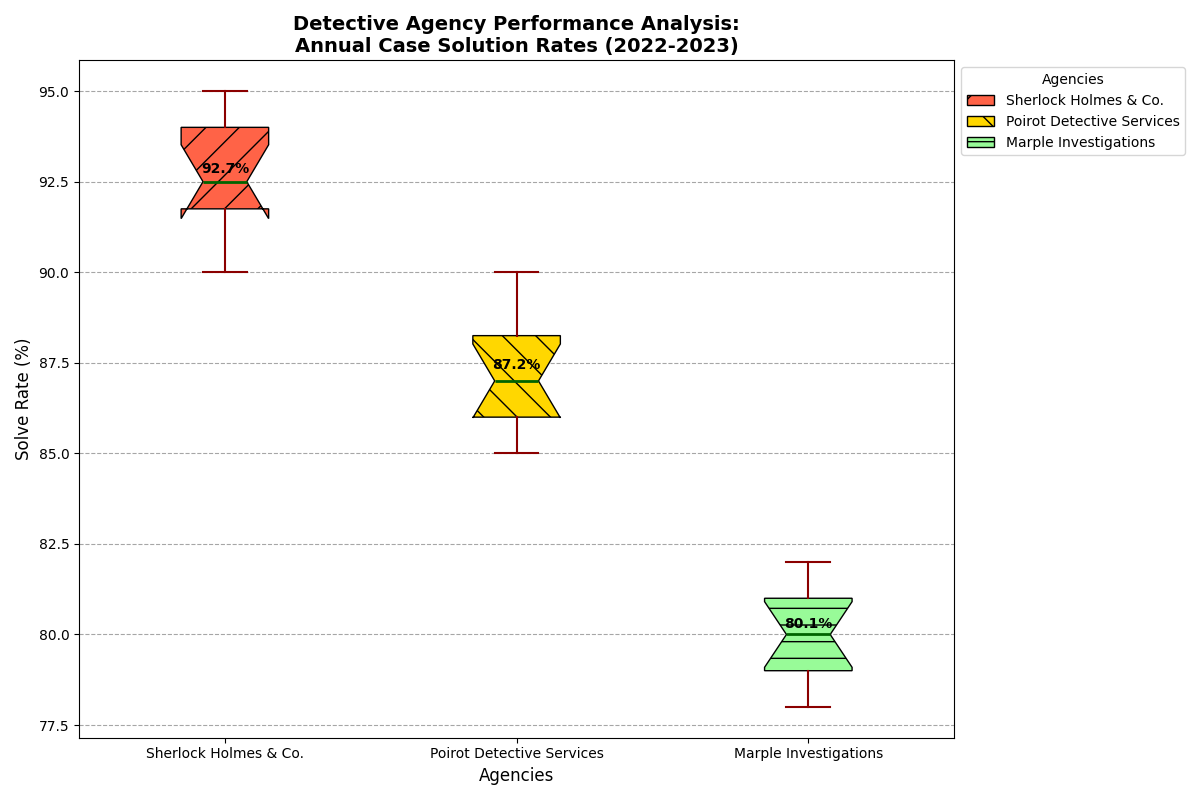

Source code (Python):
import matplotlib.pyplot as plt
import numpy as np
import matplotlib.patches as mpatches

# Data for the historical performance of detective agencies in solving cases
agencies = ['Sherlock Holmes & Co.', 'Poirot Detective Services', 'Marple Investigations']

# Manually crafted solve rate data (in percentages)
sherlock_data = [92, 95, 93, 90, 94, 91, 92, 92, 93, 95, 94, 91]
poirot_data = [88, 87, 89, 85, 86, 88, 90, 87, 89, 86, 85, 87]
marple_data = [78, 80, 82, 79, 81, 80, 79, 78, 80, 81, 82, 81]

# Organize data for the box plot
solve_rates = [sherlock_data, poirot_data, marple_data]

# Create figure and axis
fig, ax = plt.subplots(figsize=(12, 8))

# Create a vertical box plot
box = ax.boxplot(solve_rates, vert=True, patch_artist=True, labels=agencies, notch=True, showfliers=True, whis=1.5)

# Define colors and patterns
colors = ['#FF6347', '#FFD700', '#98FB98']
patterns = ['/', '\\', '-']

# Customize box plot colors
for patch, color, pattern in zip(box['boxes'], colors, patterns):
    patch.set_facecolor(color)
    patch.set_hatch(pattern)

# Whisker, cap, median settings
for element in ['whiskers', 'caps']:
    plt.setp(box[element], color='darkred', linewidth=1.5)
plt.setp(box['medians'], color='darkgreen', linewidth=2)

# Add data labels for mean
means = [np.mean(solve_rate) for solve_rate in solve_rates]
for i, mean in enumerate(means):
    ax.text(i + 1, mean, f'{mean:.1f}%', ha='center', va='bottom', fontsize=10, fontweight='bold', color='black')

# Add grid and enhance readability
ax.yaxis.grid(True, linestyle='--', which='major', color='grey', alpha=0.7)
ax.set_axisbelow(True)

# Title and labels with improved readability
plt.title('Detective Agency Performance Analysis:\nAnnual Case Solution Rates (2022-2023)', fontsize=14, fontweight='bold')
plt.ylabel('Solve Rate (%)', fontsize=12)
plt.xlabel('Agencies', fontsize=12)

# Add legend for box colors
legend_handles = [mpatches.Patch(facecolor=color, edgecolor='black', label=agency, hatch=pattern) for color, agency, pattern in zip(colors, agencies, patterns)]
plt.legend(handles=legend_handles, title="Agencies", loc='upper left', bbox_to_anchor=(1, 1))

# Automatically adjust layout to prevent overlap
plt.tight_layout()

# Display the chart
plt.show()
